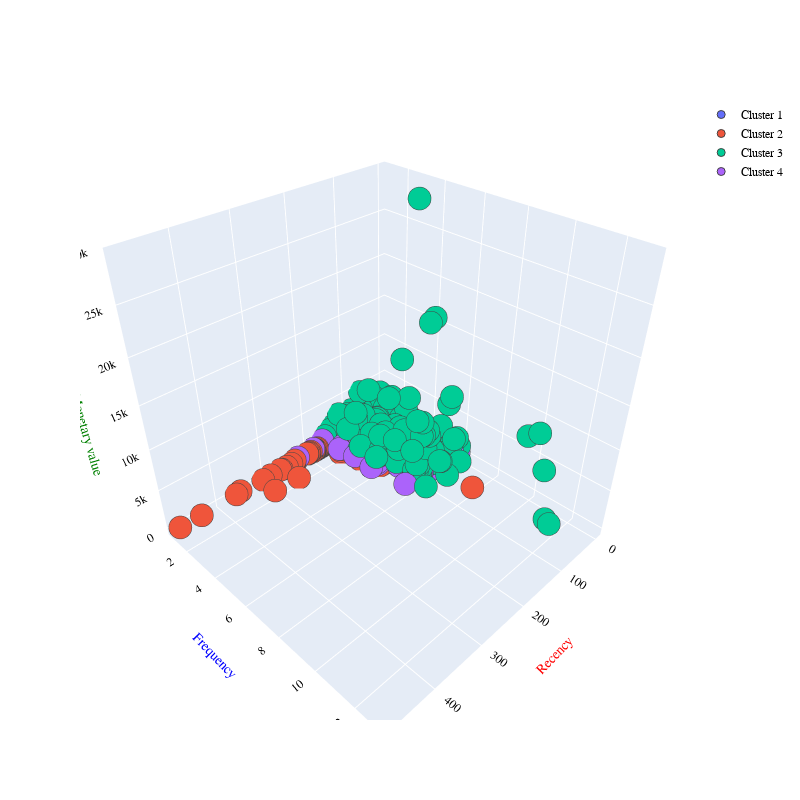

The notebook cell saved with this chart:
### Markdown cell above
## Spectral clustering

<p style="font-size: 16px" font-family="sans-serif">
Another idea, may be to implement the spectral clustering to check if that works better(especially for a lower number of clusters). As we can notice, the final centroids do not describe the clusters well. They are all pretty close even though clusters are distinctly separated as also shown by the silhouette score. The spectral clustering basically creates an affinity matrix, where each datapoint is compared to others by assessing the "similarity", that is, sklearn builds a graph with datapoints as nodes, and uses the number of common neigbors(nearest) to identify specific communities.

### Code cell
from sklearn.cluster import SpectralClustering
spectral = SpectralClustering(
    n_clusters=4, 
    random_state=42, 
    n_neighbors=8, 
    affinity='nearest_neighbors')

sp = spectral.fit_predict(X)

#plotting the results


'''fig = plt.figure(figsize = (15,15))
ax = fig.add_subplot(111, projection='3d')

ax.scatter(X[sp== 0, 0], X[sp == 0, 1], X[sp == 0,2], s = 100, c = 'red', label = 'Cluster 1')
ax.scatter(X[sp== 1, 0], X[sp == 1, 1], X[sp == 1,2], s = 100, c = 'blue', label = 'Cluster 2')
ax.scatter(X[sp== 2, 0], X[sp == 2, 1], X[sp == 2,2], s = 100, c = 'green', label = 'Cluster 3')
ax.scatter(X[sp== 3, 0], X[sp == 3, 1], X[sp == 3,2], s = 100, c = 'cyan', label = 'Cluster 4')
ax.scatter(X[sp== 4, 0], X[sp == 4, 1], X[sp == 4,2], s = 100, c = 'black', label = 'Cluster 5')

from mpl_toolkits.mplot3d import Axes3D
plt.title('Clusters of customers')
ax.set_xlabel('Recency')
ax.set_ylabel('Monetary')
ax.set_zlabel('Frequency', rotation=45) 
plt.legend()
plt.show() ''' 


plot3 = go.Figure()

rfmcopy['sp_clusters'] = sp  
n3clusters = sorted(list(rfmcopy['sp_clusters'].unique()))   #same as we did before, the y_hc is a numpy array that returns, for each customer, the corresponding cluster assigned.
for x in n3clusters:
        plot3.add_trace(go.Scatter3d(x = rfmcopy[rfmcopy.sp_clusters == x]['Recency'], 
                                    y = rfmcopy[rfmcopy.sp_clusters == x]['Frequency'],
                                    z = rfmcopy[rfmcopy.sp_clusters == x]['Monetary value'],  
                                    mode='markers', marker_size = 8, marker_line_width = 1,
                                    name = 'Cluster ' + str(x+1)
                                    ))
                                                
                                            

            # changing the layout!

plot3.update_layout(width = 800, height = 800, autosize = True, showlegend = True,
                scene = dict(xaxis=dict(title = 'Recency', titlefont_color = 'red'),
                                yaxis=dict(title = 'Frequency', titlefont_color = 'blue'),
                                zaxis=dict(title = 'Monetary value', titlefont_color = 'green')),
                font = dict(family = "Gilroy", color  = 'black', size = 12))

plot3.show()

### Figure 1 — Plotly figure (JSON) as saved in the notebook; plotly's stock layout.template omitted (floating-point values rounded to 4 significant figures; data arrays with more than 128 entries replaced by an {"elided": "..."} marker saying what was removed)
{"data": [{"marker": {"line": {"width": 1}, "size": 8}, "mode": "markers", "name": "Cluster 1", "type": "scatter3d", "x": {"elided": "4292 int values"}, "y": {"elided": "4292 int values"}, "z": {"elided": "4292 float values"}}, {"marker": {"line": {"width": 1}, "size": 8}, "mode": "markers", "name": "Cluster 2", "type": "scatter3d", "x": {"elided": "5380 int values"}, "y": {"elided": "5380 int values"}, "z": {"elided": "5380 float values"}}, {"marker": {"line": {"width": 1}, "size": 8}, "mode": "markers", "name": "Cluster 3", "type": "scatter3d", "x": {"elided": "246 int values"}, "y": {"elided": "246 int values"}, "z": {"elided": "246 float values"}}, {"marker": {"line": {"width": 1}, "size": 8}, "mode": "markers", "name": "Cluster 4", "type": "scatter3d", "x": {"elided": "1209 int values"}, "y": {"elided": "1209 int values"}, "z": {"elided": "1209 float values"}}], "layout": {"autosize": true, "font": {"color": "black", "family": "Gilroy", "size": 12}, "height": 800, "scene": {"xaxis": {"title": {"font": {"color": "red"}, "text": "Recency"}}, "yaxis": {"title": {"font": {"color": "blue"}, "text": "Frequency"}}, "zaxis": {"title": {"font": {"color": "green"}, "text": "Monetary value"}}}, "showlegend": true, "width": 800}}
